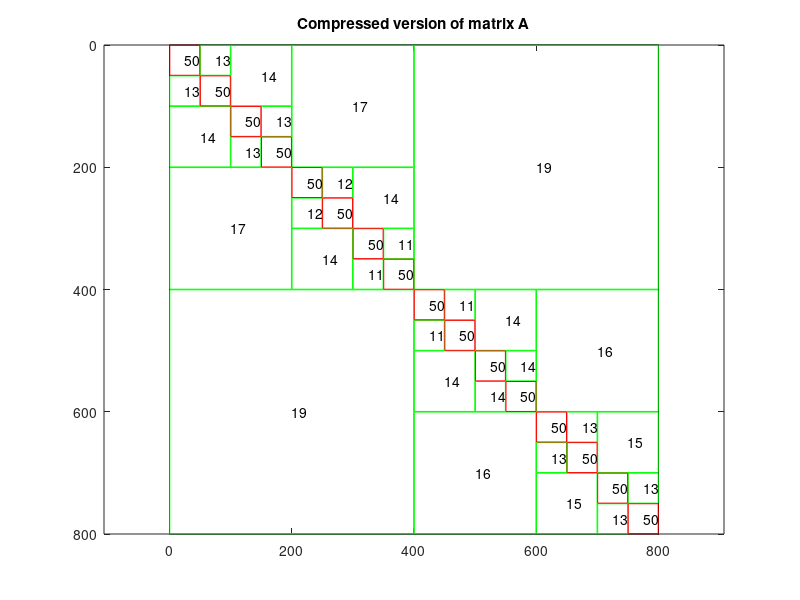
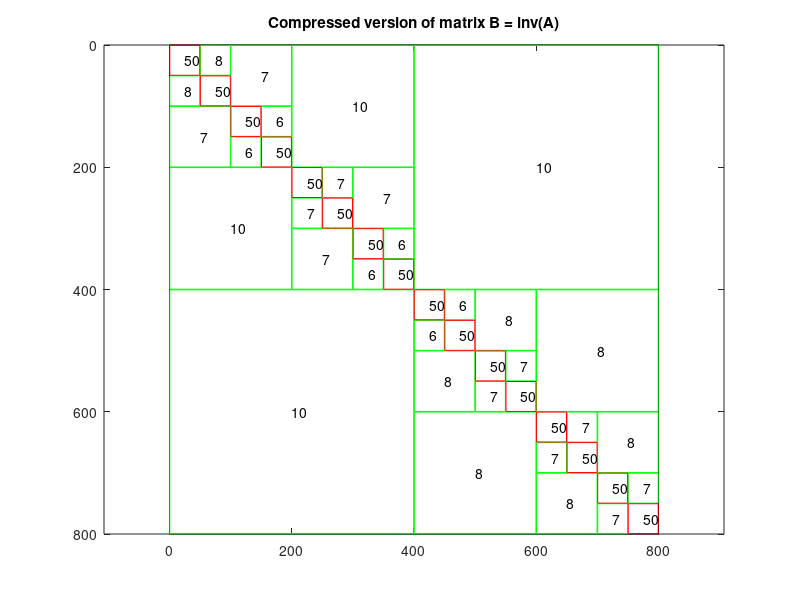

Here is the MATLAB script that generated these plots, in order:
% This script contains a number of functions for testing matrix algebra
% in the "S-matrix" format.
%
% All algorithms are based on recursion on 2x2 block matrices.
%
% NOTE: These codes are intended ONLY to illustrate algorithms; they are
% *exceedingly* inefficient. Both the implementation, and the underlying
% algorithms are highly sub-optimal.
%
% There are three types of matrices:
%   Type 1: Dense with no structure.
%   Type 2: Low-rank.
%   Type 3: 2x2 block matrix (the four block can be any of type 1,2,3).
%
% For a matrix "A", its structured representation "cA" is a "cell"
% structure with entries:
%   cA{1} = type of matrix (1, 2, or 3)
%   cA{2} = size(A,1) - i.e. the number of rows of A
%   cA{3} = size(A,2) - i.e. the number of columns of A
%
% The remaining cells of cA depend on the type of matrix
%
% === Type 1
%   cA{4} = A
%
% === Type 2    A = U * V'
%   cA{4} = U
%   cA{5} = V
%
% === Type 3
%   cA{4} = A11
%   cA{5} = A12
%   cA{6} = A21
%   cA{7} = A22
%
%%%%%%%%%%%%%%%%%%%%%%%%%%%%%%%%%%%%%%%%%%%%%%%%%%%%%%%%%%%%%%%%%%%%%%%%%%%

function main_S_matrix

rng('default')
rng(0)

LOCAL_verify_add
LOCAL_verify_multiplication
LOCAL_verify_invert
LOCAL_intops

return

%%%%%%%%%%%%%%%%%%%%%%%%%%%%%%%%%%%%%%%%%%%%%%%%%%%%%%%%%%%%%%%%%%%%%%%%%%%

function LOCAL_verify_add

m = 0.3;
n = 0.6;

%%% Verify 1x1
A  = randn(5,3);
B  = randn(5,3);
cC = LOCAL_add(m,LOCAL_c1(A),n,LOCAL_c1(B));
fprintf(1,'Add 1x1: %12.5e\n',norm(LOCAL_uncompress(cC) - m*A - n*B,Inf))

%%% Verify 1x2
A  = randn(5,4);
U  = randn(5,2);
V  = randn(4,2);
B  = U*V';
cC = LOCAL_add(m,LOCAL_c1(A),n,LOCAL_c2(U,V));
fprintf(1,'Add 1x2: %12.5e\n',norm(LOCAL_uncompress(cC) - m*A - n*B,Inf))

%%% Verify 1x3
A  = randn(7);
B  = randn(7);
cC = LOCAL_add(m,LOCAL_c1(A),n,LOCAL_c3(B,4));
fprintf(1,'Add 1x3: %12.5e\n',norm(LOCAL_uncompress(cC) - m*A - n*B,Inf))

%%% Verify 2x1
U  = randn(7,3);
V  = randn(5,3);
A  = U*V';
B  = randn(7,5);
cC = LOCAL_add(m,LOCAL_c2(U,V),n,LOCAL_c1(B));
fprintf(1,'Add 2x1: %12.5e\n',norm(LOCAL_uncompress(cC) - m*A - n*B,Inf))

%%% Verify 2x2
UA = randn(7,3);
VA = randn(5,3);
A  = UA*VA';
UB = randn(7,2);
VB = randn(5,2);
B  = UB*VB';
cC = LOCAL_add(m,LOCAL_c2(UA,VA),n,LOCAL_c2(UB,VB));
fprintf(1,'Add 2x2: %12.5e\n',norm(LOCAL_uncompress(cC) - m*A - n*B,Inf))

%%% Verify 2x3
U  = randn(7,3);
V  = randn(7,3);
A  = U*V';
B  = randn(7);
cC = LOCAL_add(m,LOCAL_c2(U,V),n,LOCAL_c3(B,5));
fprintf(1,'Add 2x3: %12.5e\n',norm(LOCAL_uncompress(cC) - m*A - n*B,Inf))

%%% Verify 3x1
A  = randn(7);
B  = randn(7);
cC = LOCAL_add(m,LOCAL_c3(A,3),n,LOCAL_c1(B));
fprintf(1,'Add 3x1: %12.5e\n',norm(LOCAL_uncompress(cC) - m*A - n*B,Inf))

%%% Verify 3x2
A  = randn(7);
U  = randn(7,2);
V  = randn(7,2);
B  = U*V';
cC = LOCAL_add(m,LOCAL_c3(A,3),n,LOCAL_c2(U,V));
fprintf(1,'Add 3x2: %12.5e\n',norm(LOCAL_uncompress(cC) - m*A - n*B,Inf))

%%% Verify 3x3
A  = randn(7);
B  = randn(7);
cC = LOCAL_add(m,LOCAL_c3(A,3),n,LOCAL_c3(B,3));
fprintf(1,'Add 3x3: %12.5e\n',norm(LOCAL_uncompress(cC) - m*A - n*B,Inf))

return

%%%%%%%%%%%%%%%%%%%%%%%%%%%%%%%%%%%%%%%%%%%%%%%%%%%%%%%%%%%%%%%%%%%%%%%%%%%

function LOCAL_verify_multiplication

m = 7;

%%% Verify 1x1
A  = randn(5,3);
B  = randn(3,2);
cC = LOCAL_multiply(m,LOCAL_c1(A),LOCAL_c1(B));
fprintf(1,'Multiply 1x1: %12.5e\n',norm(LOCAL_uncompress(cC) - m*A*B,Inf))

%%% Verify 1x2
A  = randn(5,5);
cA = LOCAL_c1(A);
U  = randn(5,2);
V  = randn(4,2);
B  = U*V';
cB = LOCAL_c2(U,V);
cC = LOCAL_multiply(m,cA,cB);
fprintf(1,'Multiply 1x2: %12.5e\n',norm(LOCAL_uncompress(cC) - m*A*B,Inf))

%%% Verify 1x3
A  = randn(5,7);
cA = LOCAL_c1(A);
B  = randn(7);
cB = LOCAL_c3(B,3);
cC = LOCAL_multiply(m,cA,cB);
fprintf(1,'Multiply 1x3: %12.5e\n',norm(LOCAL_uncompress(cC) - m*A*B,Inf))

%%% Verify 2x1
U  = randn(7,3);
V  = randn(5,3);
A  = U*V';
cA = LOCAL_c2(U,V);
B  = randn(5,2);
cB = LOCAL_c1(B);
cC = LOCAL_multiply(m,cA,cB);
fprintf(1,'Multiply 2x1: %12.5e\n',norm(LOCAL_uncompress(cC) - m*A*B,Inf))

%%% Verify 2x2 (note that there are two versions depending on which k is smaller)
U  = randn(7,3);
V  = randn(5,3);
A  = U*V';
cA = LOCAL_c2(U,V);
UU = randn(5,2);
VV = randn(8,2);
B  = UU*VV';
cB = LOCAL_c2(UU,VV);
cC = LOCAL_multiply(m,cA,cB);
fprintf(1,'Multiply 2x2: %12.5e\n',norm(LOCAL_uncompress(cC) - m*A*B,Inf))
U  = randn(7,3);
V  = randn(5,3);
A  = U*V';
cA = LOCAL_c2(U,V);
UU = randn(5,4);
VV = randn(8,4);
B  = UU*VV';
cB = LOCAL_c2(UU,VV);
cC = LOCAL_multiply(m,cA,cB);
fprintf(1,'Multiply 2x2: %12.5e\n',norm(LOCAL_uncompress(cC) - m*A*B,Inf))

%%% Verify 2x3
U  = randn(5,3);
V  = randn(7,3);
A  = U*V';
cA = LOCAL_c2(U,V);
B  = randn(7);
cB = LOCAL_c3(B,4);
cC = LOCAL_multiply(m,cA,cB);
fprintf(1,'Multiply 2x3: %12.5e\n',norm(LOCAL_uncompress(cC) - m*A*B,Inf))

%%% Verify 3x1
A  = randn(7);
cA = LOCAL_c3(A,4);
B  = randn(7,3);
cB = LOCAL_c1(B);
cC = LOCAL_multiply(m,cA,cB);
fprintf(1,'Multiply 3x1: %12.5e\n',norm(LOCAL_uncompress(cC) - m*A*B,Inf))

%%% Verify 3x2
A  = randn(7);
cA = LOCAL_c3(A,4);
U  = randn(7,2);
V  = randn(5,2);
B  = U*V';
cB = LOCAL_c2(U,V);
cC = LOCAL_multiply(m,cA,cB);
fprintf(1,'Multiply 3x2: %12.5e\n',norm(LOCAL_uncompress(cC) - m*A*B,Inf))

%%% Verify 3x3
A  = randn(7);
cA = LOCAL_c3(A,4);
B  = randn(7);
cB = LOCAL_c3(B,4);
cC = LOCAL_multiply(m,cA,cB);
fprintf(1,'Multiply 3x3: %12.5e\n',norm(LOCAL_uncompress(cC) - m*A*B,Inf))

return
    
%%%%%%%%%%%%%%%%%%%%%%%%%%%%%%%%%%%%%%%%%%%%%%%%%%%%%%%%%%%%%%%%%%%%%%%%%%%

function LOCAL_verify_invert

acc = 1e-10;

%%% Test just the pure formalism (inversion of 1x1 block matrix).
A  = 7*diag(ones(1,7)) + randn(7);
cB = LOCAL_invert(LOCAL_c1(A),acc);
fprintf(1,'Error in inversion = %12.5e\n',norm(inv(A) - LOCAL_uncompress(cB),Inf))

%%% Test inversion of a 2x2 block matrix.
A  = 7*diag(ones(1,7)) + randn(7);
cB = LOCAL_invert(LOCAL_c3(A,3),acc);
fprintf(1,'Error in inversion = %12.5e\n',norm(inv(A) - LOCAL_uncompress(cB),Inf))

%%% Next attempt inversion of a 4x4 block matrix, where the diagonal blocks
%%% are themselves S-matrices.
A     = 11*diag(ones(1,11)) + randn(11);
cA    = LOCAL_c3(A,5);
cA{4} = LOCAL_c3(LOCAL_uncompress(cA{4}),2);
cA{7} = LOCAL_c3(LOCAL_uncompress(cA{7}),2);
cB    = LOCAL_invert(cA,acc);
fprintf(1,'Error in inversion = %12.5e\n',norm(inv(A) - LOCAL_uncompress(cB),Inf))

return

%%%%%%%%%%%%%%%%%%%%%%%%%%%%%%%%%%%%%%%%%%%%%%%%%%%%%%%%%%%%%%%%%%%%%%%%%%
% The following is a test program for compression of a matrix emulating the
% behavior of an integral operator.
%%%%%%%%%%%%%%%%%%%%%%%%%%%%%%%%%%%%%%%%%%%%%%%%%%%%%%%%%%%%%%%%%%%%%%%%%%%

function LOCAL_intops

ntot = 800;
acc  = 1e-10;
nmax = 50;

xx   = sort(rand(1,ntot));
dd   = abs(xx'*ones(1,ntot) - ones(ntot,1)*xx) + eye(ntot);
A    = log(dd);
A    = A + (1+norm(A))*eye(ntot);

cA = LOCAL_compress_brute(A,nmax,acc);
fprintf(1,'Error in compression = %12.5e\n',norm(A - LOCAL_uncompress(cA),Inf))
figure(1)
LOCAL_draw_c3(cA)
title('Compressed version of matrix A')

cB = LOCAL_invert(cA,acc);
fprintf(1,'Error in inversion = %12.5e\n',norm(inv(A) - LOCAL_uncompress(cB),Inf))
figure(2)
LOCAL_draw_c3(cB)
title('Compressed version of matrix B = inv(A)')

%xx   = sort(rand(1,ntot));
%dd   = abs(xx'*ones(1,ntot) - ones(ntot,1)*xx) + eye(ntot);
%B    = log(dd);
%B    = B + (1+norm(B))*eye(ntot);
%cB   = LOCAL_compress_brute(B,nmax,acc);
%cC   = LOCAL_multiply(1,cA,cB);
%fprintf(1,'Error in multiplication = %12.5e\n',norm(A*B - LOCAL_uncompress(cC),Inf))

return

%%%%%%%%%%%%%%%%%%%%%%%%%%%%%%%%%%%%%%%%%%%%%%%%%%%%%%%%%%%%%%%%%%%%%%%%%%%

function LOCAL_draw_c3(cA)

ntot = cA{2};
hold off
plot([0,ntot,ntot,0,0],[0,0,ntot,ntot,0],'k')
hold on
LOCAL_draw_c3_rec(cA,0);
hold off
axis equal
axis ij

return

%%%%%%%%%%%%%%%%%%%%%%%%%%%%%%%%%%%%%%%%%%%%%%%%%%%%%%%%%%%%%%%%%%%%%%%%%%%

function LOCAL_draw_c3_rec(cA,noffset)

n = cA{2};
if (cA{1} == 1)
  plot(noffset + [0.5,n-0.5,n-0.5,0.5,0.5],...
       noffset + [0.5,0.5,n-0.5,n-0.5,0.5],'r')
  text(noffset + 0.5*n, noffset + 0.5*n, sprintf('%d',n))
elseif (cA{1} == 3)
  n1 = cA{4}{2};
  n2 = cA{7}{2};
  %%% Draw the A12 block
  plot(noffset + n1 + [0.5,n2-0.5,n2-0.5,0.5,0.5],...
       noffset +      [0.5,0.5,n1-0.5,n1-0.5,0.5],'g')
  cA12 = cA{5};
  k    = size(cA12{4},2);
  text(noffset + n1 + 0.5*n2, noffset + 0.5*n1, sprintf('%d',k))
  %%% Draw the A12 block
  plot(noffset +      [0.5,n1-0.5,n1-0.5,0.5,0.5],...
       noffset + n2 + [0.5,0.5,n2-0.5,n2-0.5,0.5],'g')
  cA21 = cA{6};
  k    = size(cA21{4},2);
  text(noffset + 0.5*n1, noffset + n1 + 0.5*n2, sprintf('%d',k))
  %%% Draw the two diagonal blocks
  LOCAL_draw_c3_rec(cA{4},noffset)
  LOCAL_draw_c3_rec(cA{7},noffset + cA{4}{2})
else
  fprintf(1,'ERROR: Type 2 matrix on diagonal!\n')
end

return

%%%%%%%%%%%%%%%%%%%%%%%%%%%%%%%%%%%%%%%%%%%%%%%%%%%%%%%%%%%%%%%%%%%%%%%%%%%

function cB = LOCAL_compress_brute(A,nmax,acc)

n = size(A,1);

if (n <= nmax)
  cB = LOCAL_c1(A);
else
  n1 = round(0.5*n + 0.1*(1-2*rand(1)));
  n2 = n - n1;
  I1 = 1:n1;
  I2 = n1 + (1:n2);
  cB = cell(1,7);
  cB{1} = 3;
  cB{2} = n;
  cB{3} = n;
  cB{4} = LOCAL_compress_brute(A(I1,I1),nmax,acc);
  cB{7} = LOCAL_compress_brute(A(I2,I2),nmax,acc);
  %%% Compress A12:
  [U,D,V] = svd(A(I1,I2));
  ss = diag(D);
  k  = sum(diag(D) > acc);
  if (k < 0.25*n)
    VV    = (ones(n2,1)*ss(1:k)').*V(:,1:k);
    cB{5} = LOCAL_c2(U(:,1:k),VV);
  else
    cB{5} = LOCAL_c1(A(I1,I2));
  end
  %%% Compress A21:
  [U,D,V] = svd(A(I2,I1));
  ss = diag(D);
  k  = sum(diag(D) > acc);
  if (k < 0.25*n)
    VV    = (ones(n1,1)*ss(1:k)').*V(:,1:k);
    cB{6} = LOCAL_c2(U(:,1:k),VV);
  else
    cB{6} = LOCAL_c1(A(I2,I1));
  end
end

return

%%%%%%%%%%%%%%%%%%%%%%%%%%%%%%%%%%%%%%%%%%%%%%%%%%%%%%%%%%%%%%%%%%%%%%%%%%%

function cC = LOCAL_add(m,cA,n,cB)

if (cA{1} == 1)
  if (cB{1} == 1)
    cC = LOCAL_c1(m*cA{4} + n*cB{4});
  elseif (cB{1} == 2)
    cC = LOCAL_c1(m*cA{4} + n*cB{4}*cB{5}');
  elseif (cB{1} == 3)
    cC = LOCAL_c1(m*cA{4} + n*LOCAL_uncompress(cB));
  end
elseif (cA{1} == 2)
  if (cB{1} == 1)
    cC = LOCAL_c1(m*cA{4}*cA{5}' + n*cB{4});
  elseif (cB{1} == 2)
    cC = LOCAL_recompress_c2(LOCAL_c2([m*cA{4},n*cB{4}],[cA{5},cB{5}]),1e-10);
  elseif (cB{1} == 3)
    U     = cA{4};
    V     = cA{5};
    n1    = cB{4}{2};
    n2    = cB{7}{2};
    I1    = 1:n1;
    I2    = n1 + (1:n2);
    cC    = cell(1,7);
    cC{1} = 3;
    cC{2} = cA{2};
    cC{3} = cA{3};
    cA11  = LOCAL_c2(U(I1,:),V(I1,:));
    cA12  = LOCAL_c2(U(I1,:),V(I2,:));
    cA21  = LOCAL_c2(U(I2,:),V(I1,:));
    cA22  = LOCAL_c2(U(I2,:),V(I2,:));
    cC{4} = LOCAL_add(m,cA11,n,cB{4});
    cC{5} = LOCAL_add(m,cA12,n,cB{5});
    cC{6} = LOCAL_add(m,cA21,n,cB{6});
    cC{7} = LOCAL_add(m,cA22,n,cB{7});
  end
elseif (cA{1} == 3)
  if (cB{1} == 1)
    cC = LOCAL_c1(m*LOCAL_uncompress(cA) + n*cB{4});
  elseif (cB{1} == 2)
    U     = cB{4};
    V     = cB{5};
    n1    = cA{4}{2};
    n2    = cA{7}{2};
    I1    = 1:n1;
    I2    = n1 + (1:n2);
    cC    = cell(1,7);
    cC{1} = 3;
    cC{2} = cA{2};
    cC{3} = cA{3};
    cB11  = LOCAL_c2(U(I1,:),V(I1,:));
    cB12  = LOCAL_c2(U(I1,:),V(I2,:));
    cB21  = LOCAL_c2(U(I2,:),V(I1,:));
    cB22  = LOCAL_c2(U(I2,:),V(I2,:));
    cC{4} = LOCAL_add(m,cA{4},n,cB11);
    cC{5} = LOCAL_add(m,cA{5},n,cB12);
    cC{6} = LOCAL_add(m,cA{6},n,cB21);
    cC{7} = LOCAL_add(m,cA{7},n,cB22);
  elseif (cB{1} == 3)
    cC    = cell(1,7);
    cC{1} = 3;
    cC{2} = cA{2};
    cC{3} = cA{3};
    cC{4} = LOCAL_add(m,cA{4},n,cB{4});
    cC{5} = LOCAL_add(m,cA{5},n,cB{5});
    cC{6} = LOCAL_add(m,cA{6},n,cB{6});
    cC{7} = LOCAL_add(m,cA{7},n,cB{7});
  end
end

return

%%%%%%%%%%%%%%%%%%%%%%%%%%%%%%%%%%%%%%%%%%%%%%%%%%%%%%%%%%%%%%%%%%%%%%%%%%%

function cC = LOCAL_multiply(c,cA,cB)

if (cA{1} == 1)
  if (cB{1} == 1)
    cC = LOCAL_c1(c*cA{4}*cB{4});
  elseif (cB{1} == 2)
    cC = LOCAL_c2(c*cA{4}*cB{4},cB{5});
  elseif (cB{1} == 3)
    A   = cA{4};    % A is a plain matrix.
    n1  = cB{4}{2}; % Extract the nr of rows of the B11-block.
    cA1 = LOCAL_c1(A(:,1:n1));
    cA2 = LOCAL_c1(A(:,(n1+1):end));
    C1  = LOCAL_uncompress(LOCAL_multiply(c,cA1,cB{4})) + ...
          LOCAL_uncompress(LOCAL_multiply(c,cA2,cB{6}));
    C2  = LOCAL_uncompress(LOCAL_multiply(c,cA1,cB{5})) + ...
          LOCAL_uncompress(LOCAL_multiply(c,cA2,cB{7}));
    cC  = LOCAL_c1([C1,C2]);
  end
elseif (cA{1} == 2)
  if (cB{1} == 1)
    cC = LOCAL_c2(c*cA{4},cB{4}'*cA{5});
  elseif (cB{1} == 2)
    kA = size(cA{4},2);
    kB = size(cB{4},2);
    if (kA <= kB)
      cC = LOCAL_c2(c*cA{4},cB{5}*(cB{4}'*cA{5}));
    else
      cC = LOCAL_c2(c*cA{4}*(cA{5}'*cB{4}),cB{5});
    end
  elseif (cB{1} == 3)
    cVt        = LOCAL_c1(cA{5}');
    Vt_times_B = LOCAL_uncompress(LOCAL_multiply(c,cVt,cB));
    cC         = LOCAL_c2(cA{4},Vt_times_B');
  end
elseif (cA{1} == 3)
  if (cB{1} == 1)
    B   = cB{4};     % B is a plain matrix.
    n1  = cA{4}{3};  % Extract the nr of columns of the A11-block
    cB1 = LOCAL_c1(B(1:n1,:));          % Split B = [B1]
    cB2 = LOCAL_c1(B((n1+1):end,:));    %           [B2]
    C1  = LOCAL_uncompress(LOCAL_multiply(c,cA{4},cB1)) + ...
          LOCAL_uncompress(LOCAL_multiply(c,cA{5},cB2));
    C2  = LOCAL_uncompress(LOCAL_multiply(c,cA{6},cB1)) + ...
          LOCAL_uncompress(LOCAL_multiply(c,cA{7},cB2));
    cC  = LOCAL_c1([C1;C2]);
  elseif (cB{1} == 2)
    cU = LOCAL_c1(cB{4});
    A_times_U = LOCAL_uncompress(LOCAL_multiply(c,cA,cU));
    cC = LOCAL_c2(A_times_U,cB{5});
  elseif (cB{1} == 3)
    cC    = cell(1,7);
    cC{1} = 3;
    cC{2} = cA{4}{2} + cA{6}{2};
    cC{3} = cB{4}{3} + cB{5}{3};
    cC{4} = LOCAL_add(1,LOCAL_multiply(c,cA{4},cB{4}),1,LOCAL_multiply(c,cA{5},cB{6}));
    cC{5} = LOCAL_add(1,LOCAL_multiply(c,cA{4},cB{5}),1,LOCAL_multiply(c,cA{5},cB{7}));
    cC{6} = LOCAL_add(1,LOCAL_multiply(c,cA{6},cB{4}),1,LOCAL_multiply(c,cA{7},cB{6}));
    cC{7} = LOCAL_add(1,LOCAL_multiply(c,cA{6},cB{5}),1,LOCAL_multiply(c,cA{7},cB{7}));
    fprintf(1,'WARNING: After multiplying type 3 by type 3, recompression should be done for any type-2 matrix.\n')
  end
end

return

%%%%%%%%%%%%%%%%%%%%%%%%%%%%%%%%%%%%%%%%%%%%%%%%%%%%%%%%%%%%%%%%%%%%%%%%%%%
% This function exploits a formula for the inverse of a 2x2 block matrix;
%
%    inv([A11 A12]) = [B11 B12]
%        [A21 A22]    [B21 B22]
%
% where
%
%    B11 = inv(A11 - A12 * inv(A22) * A21)
%    B12 = -B11 * A12 * inv(A22)
%    B21 = -inv(A22) * A21 * B11
%    B22 = inv(A22) + inv(A22) * A21 * B11 * A12 * inv(A22)
%
% The point is that the formulas require two inverses of matrices half the size.
% Since many groups recur, we introduce intermediate variables as follows:
%
%    X22 = inv(A22)
%    X12 = A12 * inv(A22) = A12 * X22
%    X21 = inv(A22) * A21 = X22 * A21
% 
% Then
%
%    B11 = inv(A11 - X12 * A21)
%    B12 = -B11 * X12
%    B21 = -X21 * B11
%    B22 = X22 - B21 * X12
%%%%%%%%%%%%%%%%%%%%%%%%%%%%%%%%%%%%%%%%%%%%%%%%%%%%%%%%%%%%%%%%%%%%%%%%%%%

function cB = LOCAL_invert(cA,acc)

if (cA{1} == 1)
  cB = LOCAL_c1(inv(cA{4}));
elseif (cA{1} == 2)
  fprintf(1,'ERROR: You are trying to invert a low-rank matrix.\n')
  keyboard
elseif (cA{1} == 3)
  cX22  = LOCAL_invert(cA{7},acc);        % X22  = inv(A22)
  cX12  = LOCAL_multiply(1,cA{5},cX22);   % X12  = A12 * X22
  cX21  = LOCAL_multiply(1,cX22,cA{6});   % X21  = X22 * A21
  cTMP  = LOCAL_multiply(1,cX12,cA{6});   % TMP  = X12 * A21
  cTMP2 = LOCAL_add(1,cA{4},-1,cTMP);     % TMP2 = A11 - TMP
  cB11  = LOCAL_invert(cTMP2,acc);        % B11  = inv(TMP2)
  cB12  = LOCAL_multiply(-1,cB11,cX12);   % B12  = B11 * X12
  cB21  = LOCAL_multiply(-1,cX21,cB11);   % B21  = X21 * B11
  cTMP  = LOCAL_multiply(1,cB21,cX12);    % TMP  = B21 * X22
  cB22  = LOCAL_add(1,cX22,-1,cTMP);      % B22  = X22 - TMP
  cB    = cell(1,7);
  cB{1} = 3;
  cB{2} = cA{2};
  cB{3} = cA{3};
  cB{4} = cB11;
  if (cB12{1} == 2)
    cB{5} = LOCAL_recompress_c2(cB12,acc);
  else
    cB{5} = cB12;
  end
  if (cB21{1} == 2)
    cB{6} = LOCAL_recompress_c2(cB21,acc);
  else
    cB{6} = cB21;
  end
  cB{7} = cB22;
end

return

%%%%%%%%%%%%%%%%%%%%%%%%%%%%%%%%%%%%%%%%%%%%%%%%%%%%%%%%%%%%%%%%%%%%%%%%%%%

function cB = LOCAL_recompress_c2(cA,acc)

if ~(cA{1} == 2)
  fprintf(1,'ERROR: The input is not of type 2.\n')
  keyboard
end

%%% Extract the factors in the low-rank factorization.
U = cA{4};
V = cA{5};

%%% Orthonormalize the columns of U:
[Q,R] = qr(U,0);

%%% Compress the matrix R*V' down to rank k and form the new factors.
[VV,DD,UU] = svd(V*R',0);
k          = sum(diag(DD) >= acc);
UNEW       = Q*UU(:,1:k);
VNEW       = VV(:,1:k)*DD(1:k,1:k);

%%% Store the new factors away.
cB = LOCAL_c2(UNEW,VNEW);

return

%%%%%%%%%%%%%%%%%%%%%%%%%%%%%%%%%%%%%%%%%%%%%%%%%%%%%%%%%%%%%%%%%%%%%%%%%%%

function A = LOCAL_uncompress(cA)

if (cA{1} == 1)
  A = cA{4};
elseif (cA{1} == 2)
  A = cA{4}*cA{5}';
elseif(cA{1} == 3)
  A11 = LOCAL_uncompress(cA{4});
  A12 = LOCAL_uncompress(cA{5});
  A21 = LOCAL_uncompress(cA{6});
  A22 = LOCAL_uncompress(cA{7});
  A   = [A11,A12;...
         A21,A22];
end

return

%%%%%%%%%%%%%%%%%%%%%%%%%%%%%%%%%%%%%%%%%%%%%%%%%%%%%%%%%%%%%%%%%%%%%%%%%%%

function cA = LOCAL_c1(A)
cA    = cell(1,4);
cA{1} = 1;
cA{2} = size(A,1);
cA{3} = size(A,2);
cA{4} = A;
return

%%%%%%%%%%%%%%%%%%%%%%%%%%%%%%%%%%%%%%%%%%%%%%%%%%%%%%%%%%%%%%%%%%%%%%%%%%%

function cA = LOCAL_c2(U,V)
cA    = cell(1,5);
cA{1} = 2;
cA{2} = size(U,1);
cA{3} = size(V,1);
cA{4} = U;
cA{5} = V;
return

%%%%%%%%%%%%%%%%%%%%%%%%%%%%%%%%%%%%%%%%%%%%%%%%%%%%%%%%%%%%%%%%%%%%%%%%%%%

function cA = LOCAL_c3(A,n1)

ntot  = size(A,1);
I1    = 1:n1;
I2    = (n1+1):ntot;
cA    = cell(1,7);
cA{1} = 3;
cA{2} = ntot;
cA{3} = ntot;
cA{4} = LOCAL_c1(A(I1,I1));
cA{5} = LOCAL_c1(A(I1,I2));
cA{6} = LOCAL_c1(A(I2,I1));
cA{7} = LOCAL_c1(A(I2,I2));

return

%%%%%%%%%%%%%%%%%%%%%%%%%%%%%%%%%%%%%%%%%%%%%%%%%%%%%%%%%%%%%%%%%%%%%%%%%%%

